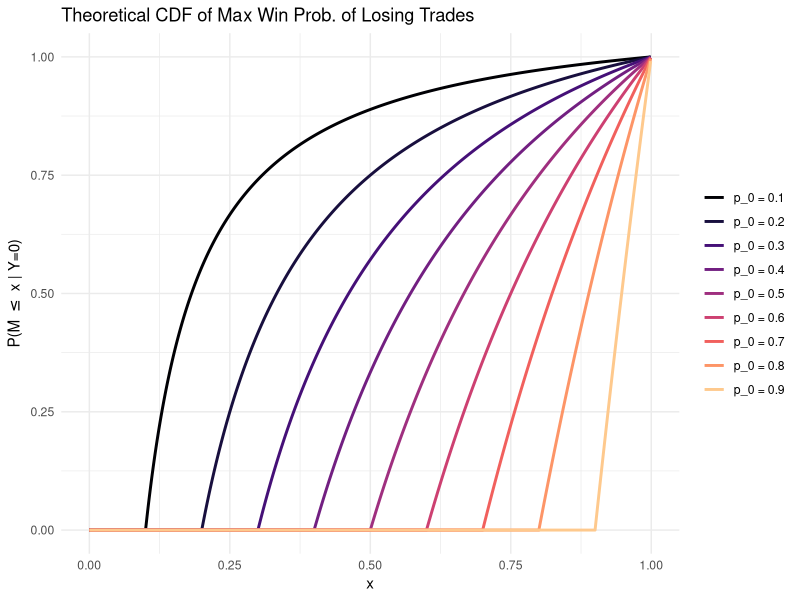
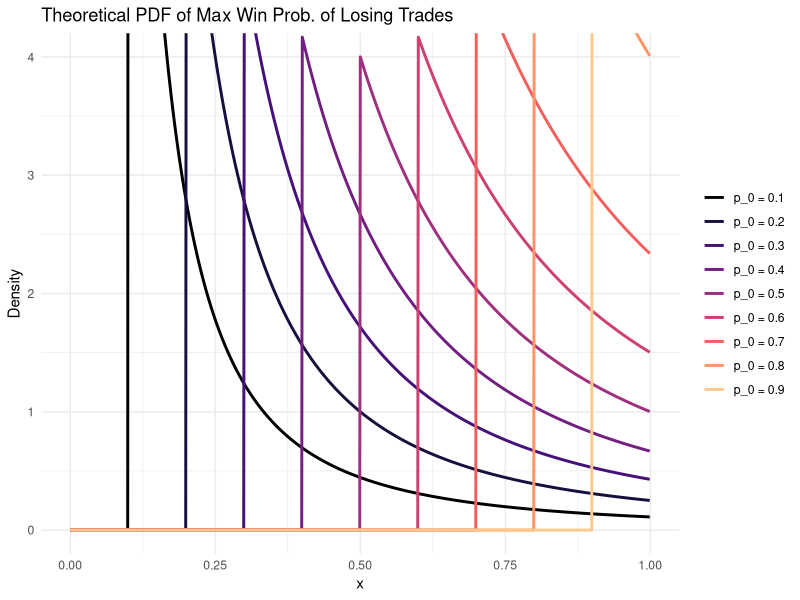

Here is the R script that generated these plots, in order:
library(tidyverse)

# Define the conditional CDF F(M|Y=0) for losing trades
# From Theorem 3 (continuous-conditional): F_{M|Y=0}(x) = 1 - (p_0/(1-p_0)) * ((1-x)/x) for x ∈ [p_0, 1)
conditional_cdf_losing = function(x, p0) {
  case_when(
    x < p0 ~ 0,
    x >= p0 & x < 1 ~ 1 - (p0 / (1 - p0)) * ((1 - x) / x),
    x >= 1 ~ 1,
    TRUE ~ NA_real_
  )
}

# Define the conditional PDF (derivative of CDF)
conditional_pdf_losing = function(x, p0) {
  case_when(
    x < p0 ~ 0,
    x >= p0 & x < 1 ~ (p0 / (1 - p0)) / (x^2),
    TRUE ~ NA_real_
  )
}

# Create data for plotting
p0_values = c(0.1, 0.2, 0.3, 0.4, 0.5, 0.6, 0.7, 0.8, 0.9)
x_values = seq(0, 0.999, by = 0.001)

# Function to format p0 labels with proper decimal places
format_p0_label = function(p0) {
  sprintf("p_0 = %.1f", p0)
}

# CDF plot data
plot_data_cdf = expand_grid(
  p0 = p0_values,
  x = x_values
) %>%
  mutate(
    cdf = map2_dbl(x, p0, conditional_cdf_losing),
    p0_label = factor(map_chr(p0, format_p0_label), 
                      levels = map_chr(p0_values, format_p0_label))
  ) %>%
  filter(!is.na(cdf))

# PDF plot data
plot_data_pdf = expand_grid(
  p0 = p0_values,
  x = x_values
) %>%
  mutate(
    density = map2_dbl(x, p0, conditional_pdf_losing),
    p0_label = factor(map_chr(p0, format_p0_label), 
                      levels = map_chr(p0_values, format_p0_label))
  ) %>%
  filter(!is.na(density))

# Create color palette using viridis magma (generate one extra and drop the brightest)
library(viridisLite)
gradient_colors = viridis(length(p0_values) + 1, option = "magma")[1:length(p0_values)]

# Create the CDF plot
p_cdf = ggplot(plot_data_cdf, aes(x = x, y = cdf, color = p0_label)) +
  geom_line(linewidth = 1) +
  scale_color_manual(
    values = gradient_colors,
    labels = map_chr(p0_values, format_p0_label),
    name = NULL
  ) +
  coord_cartesian(xlim = c(0, 1), ylim = c(0, 1)) +
  labs(
    title = "Theoretical CDF of Max Win Prob. of Losing Trades",
    x = "x",
    y = expression("P(M " <= " x | Y=0)")
  ) +
  theme_minimal() +
  theme(
    legend.position = "right"
  )

# Create the PDF plot
p_pdf = ggplot(plot_data_pdf, aes(x = x, y = density, color = p0_label)) +
  geom_line(linewidth = 1) +
  scale_color_manual(
    values = gradient_colors,
    labels = map_chr(p0_values, format_p0_label),
    name = NULL
  ) +
  coord_cartesian(xlim = c(0, 1), ylim = c(0, 4)) +
  labs(
    title = "Theoretical PDF of Max Win Prob. of Losing Trades",
    x = "x",
    y = "Density"
  ) +
  theme_minimal() +
  theme(
    legend.position = "right"
  )

# Save the plots (paths relative to repo root)
ggsave("paper/figures/distributions/finance_cdf.png", p_cdf, width = 8, height = 5, dpi = 300)
ggsave("paper/figures/distributions/finance_pdf.png", p_pdf, width = 8, height = 5, dpi = 300)

